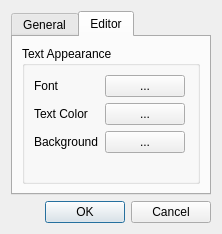
<?xml version="1.0" encoding="UTF-8"?>
<ui version="4.0">
 <class>OptionsDialog</class>
 <widget class="QDialog" name="OptionsDialog">
  <property name="geometry">
   <rect>
    <x>0</x>
    <y>0</y>
    <width>222</width>
    <height>234</height>
   </rect>
  </property>
  <property name="windowTitle">
   <string>Dialog</string>
  </property>
  <layout class="QVBoxLayout" name="verticalLayout">
   <item>
    <widget class="QTabWidget" name="tabWidget">
     <property name="currentIndex">
      <number>1</number>
     </property>
     <widget class="QWidget" name="tab">
      <attribute name="title">
       <string>General</string>
      </attribute>
      <layout class="QVBoxLayout" name="verticalLayout_2">
       <item>
        <widget class="QCheckBox" name="checkBox">
         <property name="text">
          <string>Minimize to tray</string>
         </property>
        </widget>
       </item>
       <item>
        <widget class="QCheckBox" name="checkBox_2">
         <property name="text">
          <string>Exit on Escape &lt;Esc&gt;</string>
         </property>
        </widget>
       </item>
       <item>
        <widget class="QCheckBox" name="checkBox_3">
         <property name="text">
          <string>File Change Alert</string>
         </property>
        </widget>
       </item>
       <item>
        <widget class="QCheckBox" name="checkBox_4">
         <property name="text">
          <string>Full Path in Title</string>
         </property>
        </widget>
       </item>
       <item>
        <widget class="QCheckBox" name="checkBox_5">
         <property name="text">
          <string>Save Window Position</string>
         </property>
        </widget>
       </item>
       <item>
        <spacer name="verticalSpacer">
         <property name="orientation">
          <enum>Qt::Vertical</enum>
         </property>
         <property name="sizeHint" stdset="0">
          <size>
           <width>20</width>
           <height>40</height>
          </size>
         </property>
        </spacer>
       </item>
      </layout>
     </widget>
     <widget class="QWidget" name="tab_2">
      <attribute name="title">
       <string>Editor</string>
      </attribute>
      <layout class="QVBoxLayout" name="verticalLayout_3">
       <item>
        <widget class="QGroupBox" name="groupBox">
         <property name="title">
          <string>Text Appearance</string>
         </property>
         <layout class="QFormLayout" name="formLayout">
          <property name="fieldGrowthPolicy">
           <enum>QFormLayout::FieldsStayAtSizeHint</enum>
          </property>
          <item row="0" column="0">
           <widget class="QLabel" name="label">
            <property name="text">
             <string>Font</string>
            </property>
           </widget>
          </item>
          <item row="0" column="1">
           <widget class="QPushButton" name="pushButton">
            <property name="text">
             <string>...</string>
            </property>
           </widget>
          </item>
          <item row="1" column="0">
           <widget class="QLabel" name="label_2">
            <property name="text">
             <string>Text Color</string>
            </property>
           </widget>
          </item>
          <item row="1" column="1">
           <widget class="QPushButton" name="pushButton_2">
            <property name="text">
             <string>...</string>
            </property>
           </widget>
          </item>
          <item row="2" column="0">
           <widget class="QLabel" name="label_3">
            <property name="text">
             <string>Background</string>
            </property>
           </widget>
          </item>
          <item row="2" column="1">
           <widget class="QPushButton" name="pushButton_3">
            <property name="text">
             <string>...</string>
            </property>
           </widget>
          </item>
         </layout>
        </widget>
       </item>
      </layout>
     </widget>
    </widget>
   </item>
   <item>
    <widget class="QDialogButtonBox" name="buttonBox">
     <property name="orientation">
      <enum>Qt::Horizontal</enum>
     </property>
     <property name="standardButtons">
      <set>QDialogButtonBox::Cancel|QDialogButtonBox::Ok</set>
     </property>
    </widget>
   </item>
  </layout>
 </widget>
 <resources/>
 <connections>
  <connection>
   <sender>buttonBox</sender>
   <signal>accepted()</signal>
   <receiver>OptionsDialog</receiver>
   <slot>accept()</slot>
   <hints>
    <hint type="sourcelabel">
     <x>248</x>
     <y>254</y>
    </hint>
    <hint type="destinationlabel">
     <x>157</x>
     <y>274</y>
    </hint>
   </hints>
  </connection>
  <connection>
   <sender>buttonBox</sender>
   <signal>rejected()</signal>
   <receiver>OptionsDialog</receiver>
   <slot>reject()</slot>
   <hints>
    <hint type="sourcelabel">
     <x>316</x>
     <y>260</y>
    </hint>
    <hint type="destinationlabel">
     <x>286</x>
     <y>274</y>
    </hint>
   </hints>
  </connection>
 </connections>
</ui>
